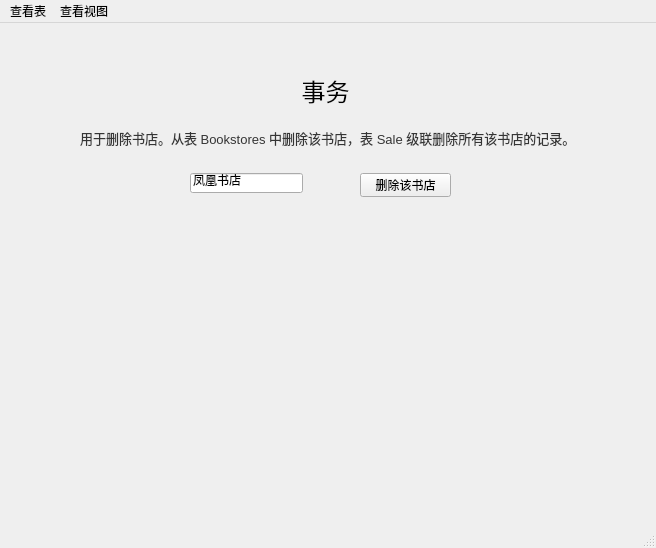
<?xml version="1.0" encoding="UTF-8"?>
<ui version="4.0">
 <class>MainWindow</class>
 <widget class="QMainWindow" name="MainWindow">
  <property name="geometry">
   <rect>
    <x>0</x>
    <y>0</y>
    <width>656</width>
    <height>548</height>
   </rect>
  </property>
  <property name="windowTitle">
   <string>MainWindow</string>
  </property>
  <property name="unifiedTitleAndToolBarOnMac">
   <bool>false</bool>
  </property>
  <widget class="QWidget" name="centralwidget">
   <widget class="QLabel" name="label">
    <property name="geometry">
     <rect>
      <x>290</x>
      <y>50</y>
      <width>71</width>
      <height>31</height>
     </rect>
    </property>
    <property name="text">
     <string>&lt;html&gt;&lt;head/&gt;&lt;body&gt;&lt;p align=&quot;center&quot;&gt;&lt;span style=&quot; font-size:18pt;&quot;&gt;事务&lt;/span&gt;&lt;/p&gt;&lt;/body&gt;&lt;/html&gt;</string>
    </property>
   </widget>
   <widget class="QLabel" name="label_2">
    <property name="geometry">
     <rect>
      <x>80</x>
      <y>100</y>
      <width>491</width>
      <height>31</height>
     </rect>
    </property>
    <property name="text">
     <string>&lt;html&gt;&lt;head/&gt;&lt;body&gt;&lt;p&gt;&lt;span style=&quot; font-size:10pt; color:#353535;&quot;&gt;用于删除书店。从表 Bookstores 中删除该书店，表 Sale 级联删除所有该书店的记录。&lt;/span&gt;&lt;/p&gt;&lt;/body&gt;&lt;/html&gt;</string>
    </property>
   </widget>
   <widget class="QLineEdit" name="lineEdit_store">
    <property name="geometry">
     <rect>
      <x>190</x>
      <y>150</y>
      <width>113</width>
      <height>20</height>
     </rect>
    </property>
    <property name="text">
     <string>凤凰书店</string>
    </property>
    <property name="placeholderText">
     <string>书店名</string>
    </property>
   </widget>
   <widget class="QPushButton" name="btn_tran">
    <property name="geometry">
     <rect>
      <x>360</x>
      <y>150</y>
      <width>91</width>
      <height>24</height>
     </rect>
    </property>
    <property name="text">
     <string>删除该书店</string>
    </property>
   </widget>
  </widget>
  <widget class="QMenuBar" name="menubar">
   <property name="geometry">
    <rect>
     <x>0</x>
     <y>0</y>
     <width>656</width>
     <height>22</height>
    </rect>
   </property>
   <widget class="QMenu" name="menu">
    <property name="title">
     <string>查看表</string>
    </property>
    <addaction name="actionAuthors"/>
    <addaction name="actionBooks"/>
    <addaction name="actionBookstores"/>
    <addaction name="actionPubHouses"/>
    <addaction name="actionPublish"/>
    <addaction name="actionPublishers"/>
    <addaction name="actionSale"/>
    <addaction name="actionWrite"/>
   </widget>
   <widget class="QMenu" name="menu_2">
    <property name="title">
     <string>查看视图</string>
    </property>
    <addaction name="actionBookStoreSale"/>
    <addaction name="actionChineseBook"/>
    <addaction name="actionHScoreBook"/>
   </widget>
   <addaction name="menu"/>
   <addaction name="menu_2"/>
  </widget>
  <widget class="QStatusBar" name="statusbar"/>
  <action name="actionAuthors">
   <property name="text">
    <string>Authors</string>
   </property>
  </action>
  <action name="actionBooks">
   <property name="text">
    <string>Books</string>
   </property>
  </action>
  <action name="actionBookstores">
   <property name="text">
    <string>Bookstores</string>
   </property>
  </action>
  <action name="actionPubHouses">
   <property name="text">
    <string>PubHouses</string>
   </property>
  </action>
  <action name="actionPublishers">
   <property name="text">
    <string>Publishers</string>
   </property>
  </action>
  <action name="actionSale">
   <property name="text">
    <string>Sale</string>
   </property>
  </action>
  <action name="actionWrite">
   <property name="text">
    <string>Write</string>
   </property>
  </action>
  <action name="actionBookStoreSale">
   <property name="text">
    <string>BookStoreSale</string>
   </property>
  </action>
  <action name="actionChineseBook">
   <property name="text">
    <string>ChineseBook</string>
   </property>
  </action>
  <action name="actionHScoreBook">
   <property name="text">
    <string>HScoreBook</string>
   </property>
  </action>
  <action name="actionPublish">
   <property name="text">
    <string>Publish</string>
   </property>
  </action>
 </widget>
 <resources/>
 <connections/>
</ui>
